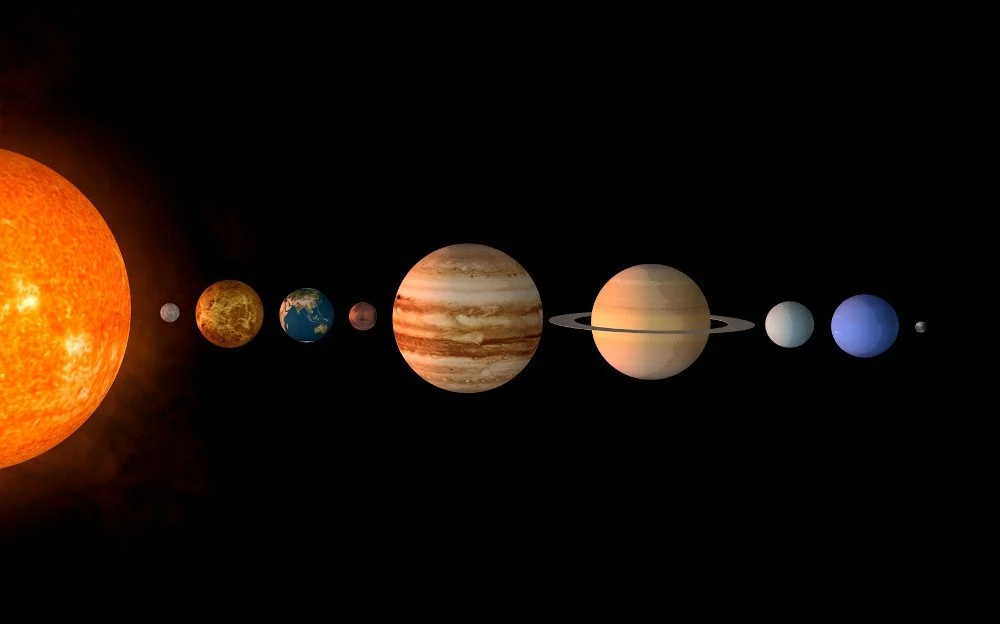
#> input picture solarSys/Solar-system.webp, 1000 x 624 px
$ python solSysName.py
#> lines starting #> are read from the running program, lines starting #| are printed output that depends on the picture; after the words box and inside, x2 and y2 are one past the last pixel; in counts of white or black regions, pixels touching at a corner belong together
import cv2
image=cv2.imread("Solar-system.webp")
#> image is the input picture: shape (624, 1000, 3); mean B, G, R 6.2, 14, 24.8


cv2.putText(image,"Sun",(20,100),fontFace=cv2.FONT_HERSHEY_COMPLEX_SMALL,fontScale=1,color=(255,255,255))
#> image: shape (624, 1000, 3); 0.02% of pixels changed, all inside (x1, y1, x2, y2) = (23, 87, 68, 101)
cv2.putText(image,"Mercury",(100,350),fontFace=cv2.FONT_HERSHEY_COMPLEX_SMALL,fontScale=1,color=(255,255,255))
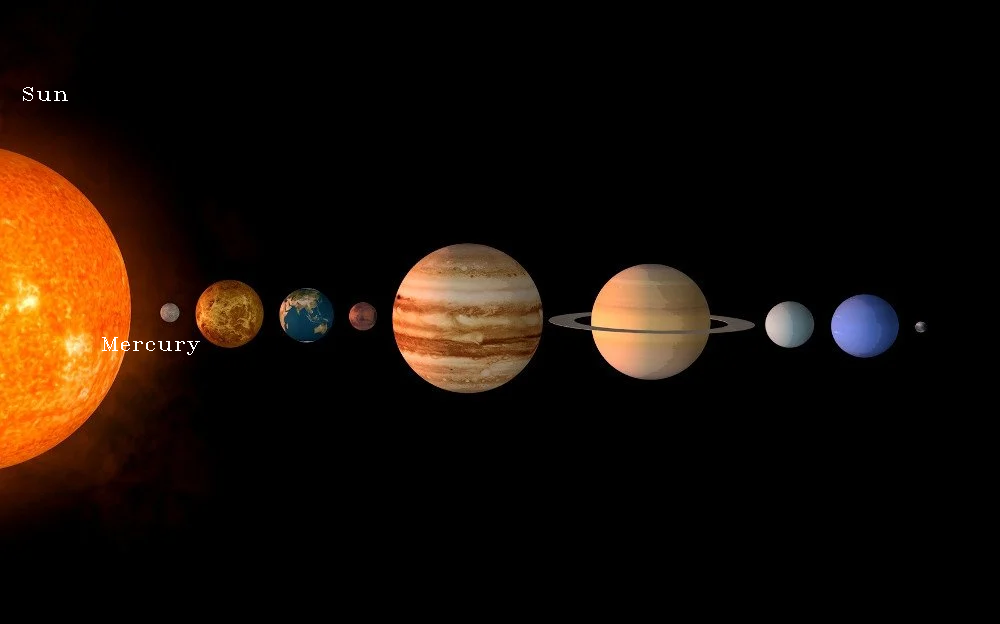
#> image: shape (624, 1000, 3); mean B, G, R 6.4, 14.2, 25
cv2.putText(image,"Venus",(180,280),fontFace=cv2.FONT_HERSHEY_COMPLEX_SMALL,fontScale=1,color=(255,255,255))
#> image: shape (624, 1000, 3); 0.04% of pixels changed, all inside (x1, y1, x2, y2) = (180, 267, 251, 281)
cv2.putText(image,"Earth",(280,350),fontFace=cv2.FONT_HERSHEY_COMPLEX_SMALL,fontScale=1,color=(255,255,255))
cv2.putText(image,"Mars",(330,250),fontFace=cv2.FONT_HERSHEY_COMPLEX_SMALL,fontScale=1,color=(255,255,255))
#> image: shape (624, 1000, 3); mean B, G, R 6.6, 14.4, 25.2
cv2.putText(image,"Jupiter",(430,400),fontFace=cv2.FONT_HERSHEY_COMPLEX_SMALL,fontScale=1,color=(255,255,255))
cv2.putText(image,"Saturn",(600,250),fontFace=cv2.FONT_HERSHEY_COMPLEX_SMALL,fontScale=1,color=(255,255,255))
cv2.putText(image,"Uranus",(750,400),fontFace=cv2.FONT_HERSHEY_COMPLEX_SMALL,fontScale=1,color=(255,255,255))
cv2.putText(image,"Neptune",(850,250),fontFace=cv2.FONT_HERSHEY_COMPLEX_SMALL,fontScale=1,color=(255,255,255))
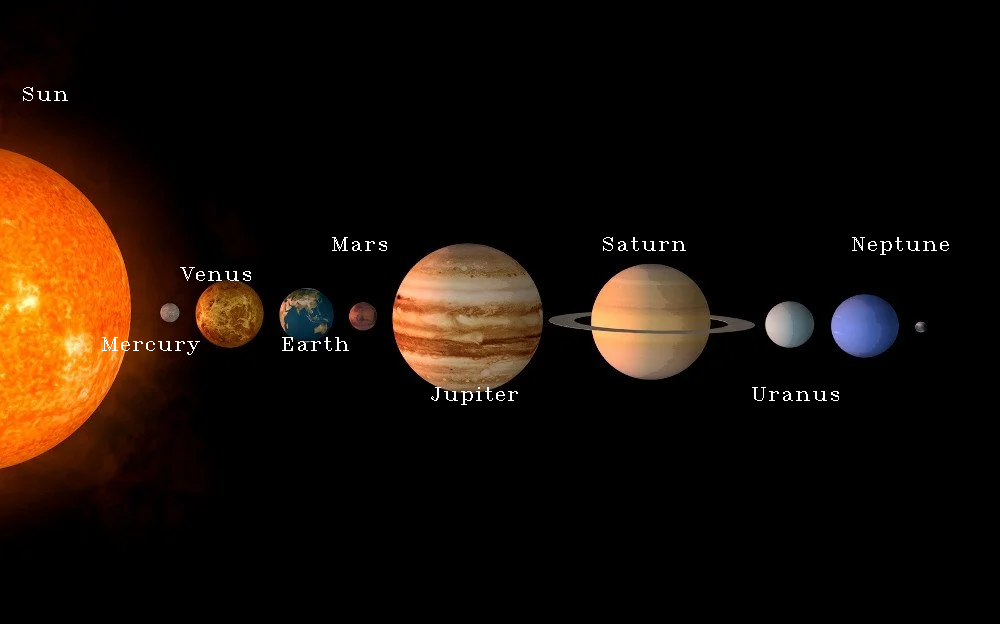
#> image: shape (624, 1000, 3); mean B, G, R 7.1, 14.9, 25.7

cv2.imshow("Solar-system",image)
cv2.waitKey(0)
